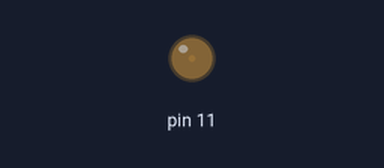
Recording of a sketch running on a simulated Arduino Uno, built with avr-gcc and run on an emulated ATmega328P. Shown: output pins drawn as LEDs (lit = HIGH).

Above: at 0.05 s.
At 1.3 s:
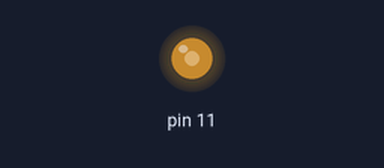
At 1.9 s:
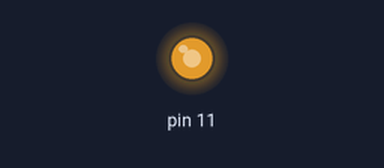
At 2.55 s:
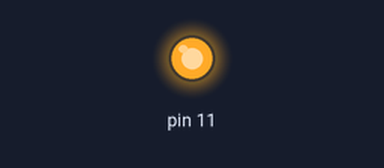
Timing chart, 0 to 5.9 s (numbered marks = the images above):
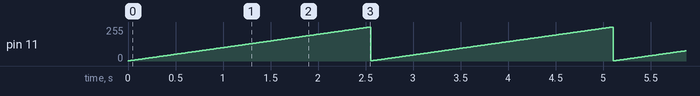

Measured:
- by itself, pin 11: ramps from 1/255 to 255/255 and jumps back, once every 2.6 s

The sketch:

AnalogOut.ino
```cpp
int brightness = 0 ;

void setup()
{
	pinMode( 11 , OUTPUT);
}

void loop()
{
	brightness = brightness + 1 ;
	analogWrite( 11 , brightness );
	delay( 10 );
        if (brightness == 255)
        {
          brightness = 0;
        }


}
```
